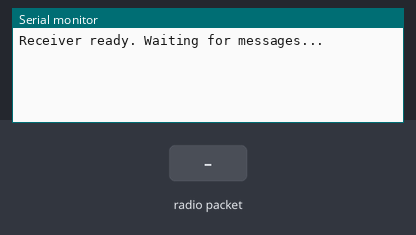
A program run on a simulated ESP32. Parts: the last lines printed to the serial monitor. The inputs (shaded band) are chosen by the test bench. No radio packets arrive unless stated.

Above: at 1.2 s.
1.3 s: radio packet "1" arrives
At 2.3 s:
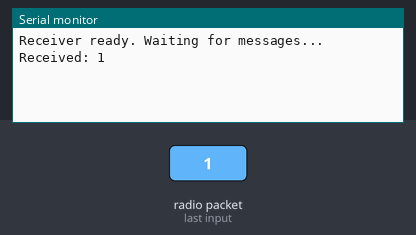
2.8 s: radio packet "0" arrives
At 3.5 s:
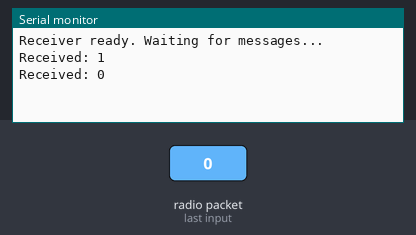
4.3 s: radio packet "2" arrives
At 5.8 s:
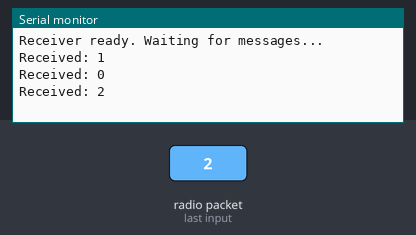

The program:

main.cpp
```cpp
#include <SPI.h>
#include <nRF24L01.h>
#include <RF24.h>

RF24 radio(4, 5); // CE, CSN pins

const byte address[6] = "00001";
const uint8_t presetChannel = 76; // Must match transmitter

void setup() {
  Serial.begin(115200);
  radio.begin();
  radio.setPALevel(RF24_PA_LOW);
  radio.setChannel(presetChannel);
  radio.openReadingPipe(0, address);
  radio.startListening();
  Serial.println("Receiver ready. Waiting for messages...");
}

void loop() {
  if (radio.available()) {
    char text[32] = "";
    radio.read(&text, sizeof(text));
    Serial.print("Received: ");
    Serial.println(text);
  }
}
```

Measured:
- after the input at 1.3 s, the serial monitor: prints a new line at once (image 1)
- after the input at 2.8 s, the serial monitor: prints a new line at once (image 2)
- after the input at 4.3 s, the serial monitor: prints a new line at once (image 3)
